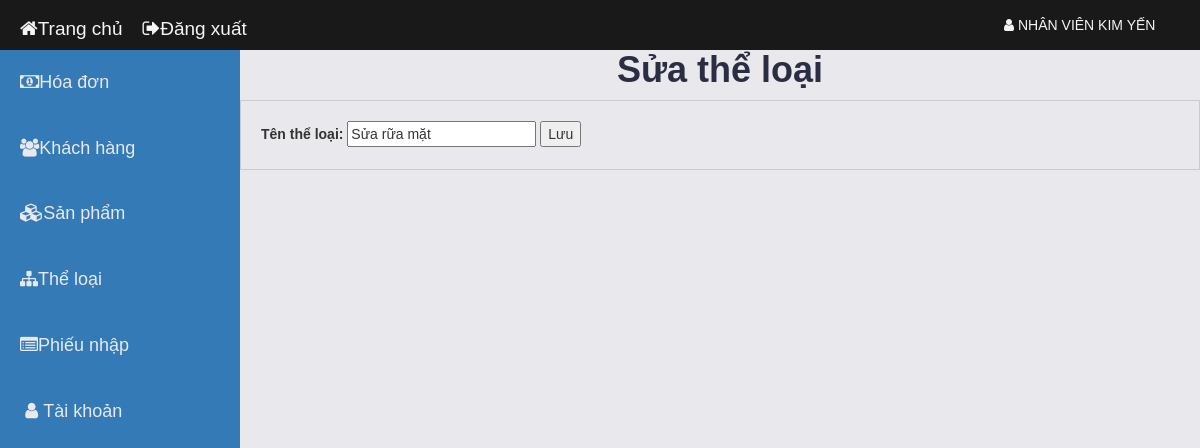
The app's page /admin/admin.php?act=suatl&id=1 (signed in) with its own data.
### tables this page shows
CREATE TABLE `danhmuc` (
  `id` int(10) UNSIGNED NOT NULL,
  `icon_dm` varchar(255) NOT NULL,
  `ten_danhmuc` varchar(191) NOT NULL
);

CREATE TABLE `theloai` (
  `id` int(10) UNSIGNED NOT NULL,
  `ten_tl` varchar(191) NOT NULL,
  `tong_sp` int(11) NOT NULL,
  `ngay_tao` timestamp NOT NULL DEFAULT current_timestamp(),
  `ngay_sua` timestamp NULL DEFAULT current_timestamp()
);

### admin/function.php (called while the page is built, shortened)
<?php
function executeResult($sql){
    $con=mysqli_connect(HOST,USERNAME,PASSWORD,DATABASE);
    $result=mysqli_query($con,$sql);
    $data =[];
    if($result != null){
        while($row =mysqli_fetch_array($result, 1)){
            $data[]=$row;
        }
    }
     return $data;
}
?>

### admin/giaodien/theloai_editing.php (the view, shortened to what this page needs)
<?php
if (!empty($_GET['id'])) {
    $result = mysqli_query($con, "SELECT * FROM `theloai` WHERE `id` = " . $_GET['id']);
    $theloai = $result->fetch_assoc();
}
?>
<h1>Sửa thể loại</h1>
<form name="theloai-formsua" method="POST" action="./xulythem.php?id=<?= $_GET['id'] ?>" enctype="multipart/form-data">
    <div id="content-box">
        <label>Tên thể loại: </label>
        <input type="text" name="name" value="<?= (!empty($theloai) ? $theloai['ten_tl'] : "") ?>" />
        <input name="btntlsua" type="submit" title="Lưu thể loại" value="Lưu" />
    </div>
</form>

### admin/giaodien/leftmenu.php (shortened to what this page needs)
<div class ="Suafix">
    <ul class="input-select2" >
    <?php
            $sql = "select id, ten_danhmuc, icon_dm from danhmuc,quyendahmuc where `id_danhmuc`=`id` AND `id_quyen`=" . $_SESSION['quyen'] . "";
            $list = executeResult($sql);
            foreach ($list as $item) {
                echo '<li class="item"><a href="admin.php?muc=' . $item['id'] . '&tmuc=' . urlencode($item['ten_danhmuc']) . '" class="d-flex align-items-center">';
                echo $item['icon_dm'];
                echo '<span class="ml-2">' . $item['ten_danhmuc'] . '</span>';
                echo '</a></li>';
            }
        ?>
    </ul>
</div>

### admin/css/style.css (style rules this page uses)
body { font-family: 'Montserrat', sans-serif; font-weight: 400; color: #333; background-color: #B9BABC; }
h1, h2, h3, h4, h5, h6 { color: #2B2D42; font-weight: 700; margin: 0 0 10px; }
a { color: #2B2D42; font-weight: 500; -webkit-transition: 0.2s color; transition: 0.2s color; }
ul, ol { margin: 0; padding: 0; list-style: none }
#leftmenu div { color: white; width: 100%; display: block; float: left; }
.input-select2 a { color: #e9e9ed; }

### admin/css/style2.css (style rules this page uses)
#body #leftmenu .input-select2 { padding: 0px; }
#body #leftmenu .input-select2 li.item a { padding: 20px; display: inline-block; width: 100%; font-size: 18px; transition: 0.3s; }

### admin/css/admin_style.css (style rules this page uses)
body { font-family: arial; padding : 0; margin : 0; font-size : 14px; }
h1 { text-align: center; }
a { text-decoration: none; }
#content-box { border : 1px solid #ccc; padding: 20px; }

### records on screen
danhmuc: ten_danhmuc "Hóa đơn"
danhmuc: ten_danhmuc "Khách hàng"
danhmuc: ten_danhmuc "Sản phẩm"
danhmuc: ten_danhmuc "Thể loại"
danhmuc: ten_danhmuc "Phiếu nhập"
danhmuc: ten_danhmuc "Tài khoản"
theloai: name "Sửa rữa mặt"

### other values on screen
$_SESSION['nguoidung'] "NHÂN VIÊN KIM YẾN"
